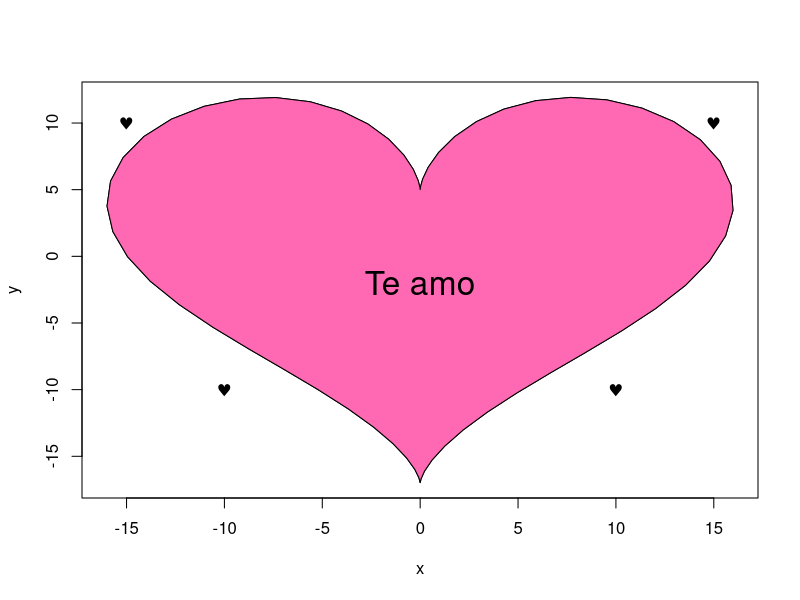

This figure's R source:
# Creates a heart with message. 
# Very romantic! 
# July 31, 2019. 

dat<- data.frame(t=seq(0, 2*pi, by=0.1) )
xhrt <- function(t) 16*sin(t)^3
yhrt <- function(t) 13*cos(t)-5*cos(2*t)-2*cos(3*t)-cos(4*t)
dat$y=yhrt(dat$t)
dat$x=xhrt(dat$t)
with(dat, plot(x,y, type="l"))
with(dat, polygon(x,y, col="hotpink")) 
points(c(10,-10, -15, 15), c(-10, -10, 10, 10), pch=169, font=5)
text(0, -2,rawToChar(as.raw(c(84,101,32,97,109,111))),cex=2)
